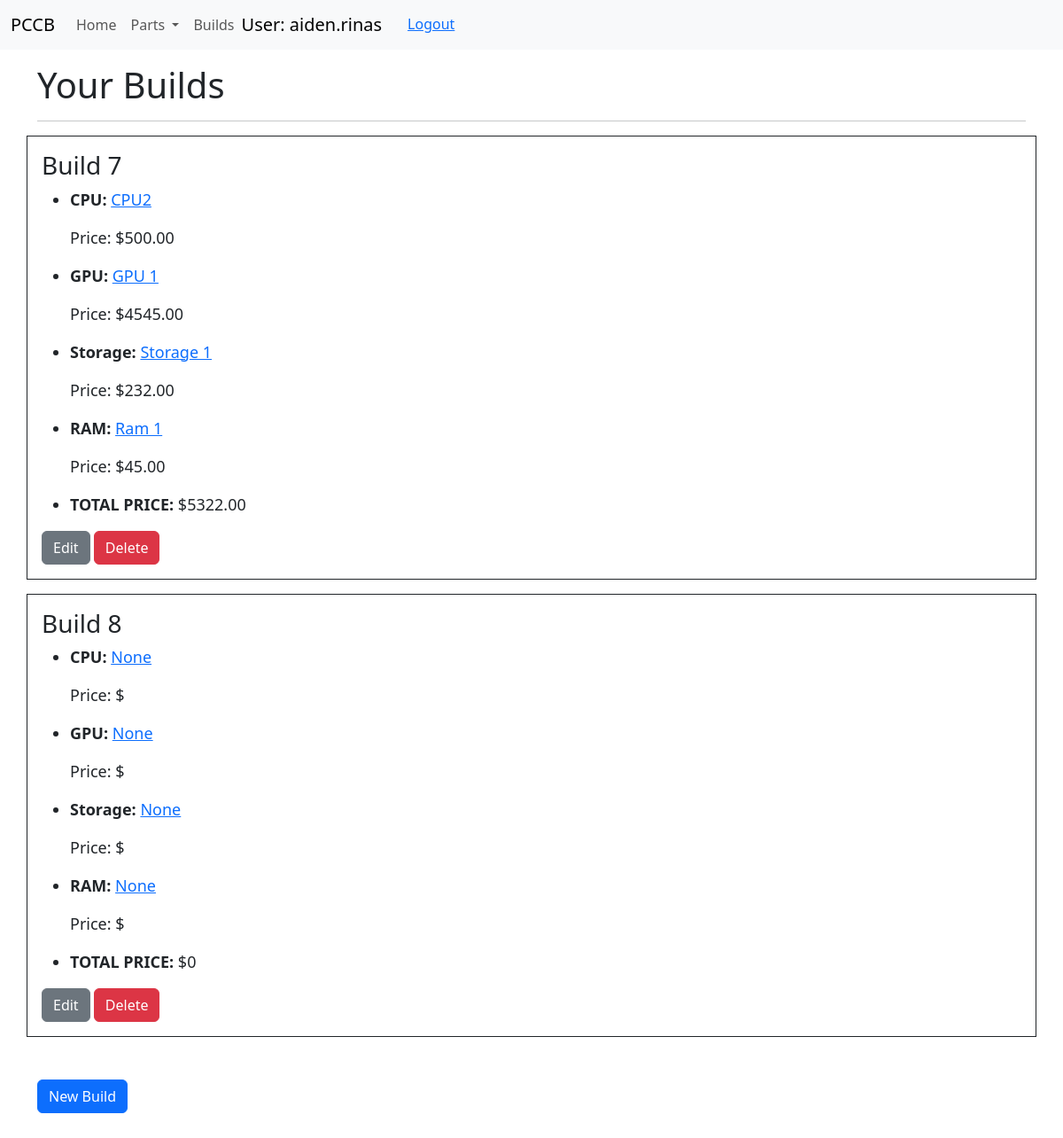
The app's page /builds/ (signed in) with its own data.
### parts/models.py (models this page shows, shortened)
class Build(models.Model):
    cpu = models.ForeignKey('CPU', on_delete=models.SET_NULL, null=True, blank=True)
    gpu = models.ForeignKey('GPU', on_delete=models.SET_NULL, null=True, blank=True)
    storage = models.ForeignKey('Storage', on_delete=models.SET_NULL, null=True, blank=True)
    ram = models.ForeignKey('RAM', on_delete=models.SET_NULL, null=True, blank=True)
    builder = models.ForeignKey(settings.AUTH_USER_MODEL,
    on_delete=models.SET_NULL, null=True,)
    def total_price(self):
        if(self.cpu == None):
            cpu_price = 0
        else:
            cpu_price = self.cpu.price
        if(self.gpu == None):
            gpu_price = 0
        else:
            gpu_price = self.gpu.price
        if(self.storage == None):
            storage_price = 0
        else:
            storage_price = self.storage.price
        if(self.ram == None):
            ram_price = 0
        else:
            ram_price = self.ram.price
        return cpu_price + gpu_price + storage_price + ram_price

class CPU(models.Model):
    name = models.CharField(
        max_length = 200,
        unique = True,
        help_text = "Enter the name of the CPU"
    )
    brand = models.ManyToManyField(Brand,
        help_text = "Choose the company that made this CPU",
    )
    price = models.DecimalField(
        max_digits = 7,
        decimal_places = 2
    )
    rank = models.IntegerField(
        help_text = "Enter the rank of the CPU compared to other CPUs"
    )
    num_cores = models.IntegerField(
        help_text = "Enter the number of cores the CPU has"
    )
    core_speed = models.IntegerField(
        help_text = "Enter the speed of the cores in megahertz"
    )
    class Meta:
        ordering = ['-name']
    def get_absolute_url(self):
        return reverse('cpu-detail', args=[str(self.id)])
    def __str__(self):
        return f'{self.name}'

class GPU(models.Model):
    name = models.CharField(
        max_length = 200,
        unique = True,
        help_text = "Enter the name of the GPU"
    )
    brand = models.ManyToManyField(
        Brand,
        help_text = "Choose the company that made this GPU"
    )
    price = models.DecimalField(
        max_digits = 7,
        decimal_places = 2
    )
    rank = models.IntegerField(
        help_text = "Enter the rank of the GPU compared to other GPUs"
    )
    memory = models.IntegerField(
        help_text = "Enter the internal memory the GPU has"
    )
    core_speed = models.IntegerField(
        help_text = "Enter the speed of the cores in megahertz"
    )
    class Meta:
        ordering = ['-name']
    def get_absolute_url(self):
        return reverse('gpu-detail', args=[str(self.id)])
    def __str__(self):
        return f'{self.name}'

class Storage(models.Model):
    name = models.CharField(
        max_length = 200,
        unique = True,
        help_text = "Enter the name of the storage device"
    )
    brand = models.ManyToManyField(
        Brand,
        help_text = "Choose the company that made this storage device"
    )
    price = models.DecimalField(
        max_digits = 7,
        decimal_places = 2
    )
    rank = models.IntegerField(
        help_text = "Enter the rank of the storage device compared to other storage devices"
    )
    amount_of_space = models.IntegerField(
        help_text = "Enter the amount of space in gigabytes"
    )
    TYPE_CHOICES = (
        ("1", "HDD"),
        ("2", "SSD")
    )
    type = models.CharField(
        max_length = 3,
        choices = TYPE_CHOICES,
        help_text = ""
    )
    class Meta:
        ordering = ['-name']
    def get_absolute_url(self):
        return reverse('storage-detail', args=[str(self.id)])
    def __str__(self):
        return f'{self.name}'

class RAM(models.Model):
    name = models.CharField(
        max_length = 200,
        unique = True,
        help_text = "Enter the name of the RAM"
    )
    brand = models.ManyToManyField(
        Brand,
        help_text = "Choose the company that made this RAM"
    )
    price = models.DecimalField(
        max_digits = 7,
        decimal_places = 2
    )
    rank = models.IntegerField(
        help_text = "Enter the rank of the RAM compared to other RAM sticks"
    )
    TYPE_CHOICES = (
        ("1", "DDR1"),
        ("2", "DDR2"),
        ("3", "DDR3"),
        ("4", "DDR4")
    )
    DDR_type = models.CharField(
        max_length = 4,
        choices = TYPE_CHOICES,
        help_text = "Choose the type of DDR this RAM is"
    )
    amount = models.IntegerField(
        help_text = "Enter the amount of RAM one stick gives in gigabytes"
    )
    class Meta:
        ordering = ['-name']
    def get_absolute_url(self):
        return reverse('ram-detail', args=[str(self.id)])
    def __str__(self):
        return f'{self.name}'

### parts/views.py (the view)
# urls.py: path('builds/', views.BuildsView.as_view(), name='builds'),
class BuildsView(LoginRequiredMixin, generic.ListView):
    model = Build
    template_name = 'builds'
    paginate_by = 5
    def get_queryset(self):
        return (
            Build.objects.filter(builder=self.request.user).order_by('id')
        )

### parts/templates/parts/build_list.html
{% extends "base.html" %} {% block content %}
<div class="container mt-3">
  <h1>Your Builds</h1>
  <hr>
</div>
{% if build_list %}
{% for build in build_list %}
<div class="container border border-dark p-3 mb-3">
  <h3>Build {{build.id}}</h3>
  <ul class="big">
    <li>
      <p><strong>CPU: </strong><a href="{{build.cpu.get_absolute_url}}">{{build.cpu}}</a></p>
      <p>Price: ${{build.cpu.price}}</p>
    </li>
    <li>
      <p><strong>GPU: </strong><a href="{{build.gpu.get_absolute_url}}">{{build.gpu}}</a></p>
      <p>Price: ${{build.gpu.price}}</p>
    </li>
    <li>
      <p><strong>Storage: </strong><a href="{{build.storage.get_absolute_url}}">{{build.storage}}</a></p>
      <p>Price: ${{build.storage.price}}</p>
    </li>
    <li>
      <p><strong>RAM: </strong><a href="{{build.ram.get_absolute_url}}">{{build.ram}}</a></p>
      <p>Price: ${{build.ram.price}}</p>
    </li>
    <li>
      <p><strong>TOTAL PRICE: </strong>${{build.total_price}}</p>
    </li>
  </ul>
  <a class="btn btn-secondary" href="{% url 'build-update' build.id %}">Edit</a>
  <a class="btn btn-danger" href="{% url 'build-delete' build.id %}">Delete</a>
</div>
{% endfor %}
{% else %}
<p>There are no builds currently. Create one with the button below.</p>
{% endif %}
<div class="container mt-5 mb-5">
  <a class="btn btn-primary" href="{% url 'build-create' %}">New Build</a>
</div>
{% endblock %}

### parts/templates/base.html (shortened to what this page needs)
<!doctype html>
<html lang="en">
  <head>
    <link href="https://cdn.jsdelivr.net/npm/bootstrap@5.3.3/dist/css/bootstrap.min.css" rel="stylesheet">
    {% load static %}
    <link rel="stylesheet" href="{% static 'css/style.css' %}" />
  </head>
  <body>
    <nav class="navbar navbar-expand-lg bg-body-tertiary">
        <div class="container-fluid">
          <a class="navbar-brand" href="{% url 'index' %}">PCCB</a>
          <div class="collapse navbar-collapse" id="navbarNavAltMarkup">
            <div class="navbar-nav">
              <a class="nav-link" href="{% url 'index' %}">Home</a>
              <div class="nav-item dropdown">
                <a class="nav-link dropdown-toggle" href="#" role="button" data-bs-toggle="dropdown" aria-expanded="false">
                  Parts
                </a>
              </div>
               {% if user.is_authenticated %}
               <a class="nav-link" href="{% url 'builds' %}">Builds</a>
               <a id="user" class="navbar-brand" href="#">User: {{user.get_username}}</a>
                  <form id="logout-form" method="post" action="{% url 'logout' %}">
                    <button type="submit" class="btn btn-link">Logout</button>
                  </form>
               {% else %}
                 <a class="nav-link" href="{% url 'login' %}?next={{ request.path }}">Login</a>
                 <a class="nav-link" href="{% url 'register' %}?next={{ request.path }}">Register</a>
               {% endif %}
            </div>
          </div>
        </div>
      </nav>
      {% block content %}{% endblock content %}
  </body>
</html>

### parts/static/css/style.css (style rules this page uses)
.big { font-size: large; }

### records on screen
Build: id "7", cpu "CPU2", cpu.price "500.00", gpu "GPU 1", gpu.price "4545.00", storage "Storage 1", storage.price "232.00", ram "Ram 1", ram.price "45.00", total_price "5322.00"
Build: id "8", cpu "None", gpu "None", storage "None", ram "None", total_price "0"

### other values on screen
{{ user.get_username }} "aiden.rinas"
